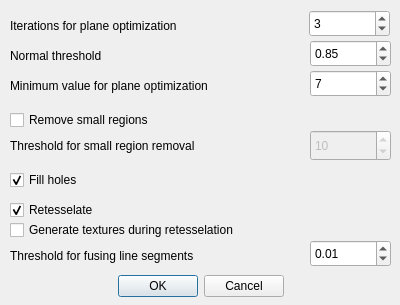
<?xml version="1.0" encoding="UTF-8"?>
<ui version="4.0">
 <class>PlanarOptimizationDialog</class>
 <widget class="QDialog" name="PlanarOptimizationDialog">
  <property name="enabled">
   <bool>true</bool>
  </property>
  <property name="geometry">
   <rect>
    <x>0</x>
    <y>0</y>
    <width>400</width>
    <height>305</height>
   </rect>
  </property>
  <property name="windowTitle">
   <string>Planar Optimization</string>
  </property>
  <widget class="QDialogButtonBox" name="buttonBox">
   <property name="geometry">
    <rect>
     <x>30</x>
     <y>270</y>
     <width>341</width>
     <height>32</height>
    </rect>
   </property>
   <property name="orientation">
    <enum>Qt::Horizontal</enum>
   </property>
   <property name="standardButtons">
    <set>QDialogButtonBox::Cancel|QDialogButtonBox::Ok</set>
   </property>
   <property name="centerButtons">
    <bool>true</bool>
   </property>
  </widget>
  <widget class="QLabel" name="label_pi">
   <property name="geometry">
    <rect>
     <x>10</x>
     <y>10</y>
     <width>221</width>
     <height>31</height>
    </rect>
   </property>
   <property name="text">
    <string>Iterations for plane optimization</string>
   </property>
  </widget>
  <widget class="QSpinBox" name="spinBox_pi">
   <property name="geometry">
    <rect>
     <x>309</x>
     <y>10</y>
     <width>81</width>
     <height>27</height>
    </rect>
   </property>
   <property name="minimum">
    <number>1</number>
   </property>
   <property name="maximum">
    <number>1000</number>
   </property>
   <property name="value">
    <number>3</number>
   </property>
  </widget>
  <widget class="QLabel" name="label_nt">
   <property name="geometry">
    <rect>
     <x>10</x>
     <y>40</y>
     <width>121</width>
     <height>31</height>
    </rect>
   </property>
   <property name="text">
    <string>Normal threshold</string>
   </property>
  </widget>
  <widget class="QDoubleSpinBox" name="doubleSpinBox_nt">
   <property name="geometry">
    <rect>
     <x>310</x>
     <y>40</y>
     <width>81</width>
     <height>27</height>
    </rect>
   </property>
   <property name="singleStep">
    <double>0.010000000000000</double>
   </property>
   <property name="value">
    <double>0.850000000000000</double>
   </property>
  </widget>
  <widget class="QLabel" name="label_mp">
   <property name="geometry">
    <rect>
     <x>10</x>
     <y>70</y>
     <width>261</width>
     <height>31</height>
    </rect>
   </property>
   <property name="text">
    <string>Minimum value for plane optimization</string>
   </property>
  </widget>
  <widget class="QSpinBox" name="spinBox_mp">
   <property name="geometry">
    <rect>
     <x>310</x>
     <y>70</y>
     <width>81</width>
     <height>27</height>
    </rect>
   </property>
   <property name="minimum">
    <number>1</number>
   </property>
   <property name="maximum">
    <number>1000</number>
   </property>
   <property name="value">
    <number>7</number>
   </property>
  </widget>
  <widget class="QCheckBox" name="checkBox_sr">
   <property name="geometry">
    <rect>
     <x>10</x>
     <y>110</y>
     <width>181</width>
     <height>20</height>
    </rect>
   </property>
   <property name="text">
    <string>Remove small regions</string>
   </property>
   <property name="checked">
    <bool>false</bool>
   </property>
  </widget>
  <widget class="QLabel" name="label_sr">
   <property name="geometry">
    <rect>
     <x>10</x>
     <y>130</y>
     <width>241</width>
     <height>31</height>
    </rect>
   </property>
   <property name="text">
    <string>Threshold for small region removal</string>
   </property>
  </widget>
  <widget class="QSpinBox" name="spinBox_sr">
   <property name="enabled">
    <bool>false</bool>
   </property>
   <property name="geometry">
    <rect>
     <x>310</x>
     <y>130</y>
     <width>81</width>
     <height>31</height>
    </rect>
   </property>
   <property name="minimum">
    <number>1</number>
   </property>
   <property name="maximum">
    <number>1000</number>
   </property>
   <property name="value">
    <number>10</number>
   </property>
  </widget>
  <widget class="QCheckBox" name="checkBox_fh">
   <property name="geometry">
    <rect>
     <x>10</x>
     <y>170</y>
     <width>91</width>
     <height>20</height>
    </rect>
   </property>
   <property name="text">
    <string>Fill holes</string>
   </property>
   <property name="checked">
    <bool>true</bool>
   </property>
  </widget>
  <widget class="QCheckBox" name="checkBox_rt">
   <property name="geometry">
    <rect>
     <x>10</x>
     <y>200</y>
     <width>111</width>
     <height>20</height>
    </rect>
   </property>
   <property name="text">
    <string>Retesselate</string>
   </property>
   <property name="checked">
    <bool>true</bool>
   </property>
  </widget>
  <widget class="QCheckBox" name="checkBox_gt">
   <property name="geometry">
    <rect>
     <x>10</x>
     <y>220</y>
     <width>291</width>
     <height>20</height>
    </rect>
   </property>
   <property name="text">
    <string>Generate textures during retesselation</string>
   </property>
  </widget>
  <widget class="QLabel" name="label_ls">
   <property name="geometry">
    <rect>
     <x>10</x>
     <y>240</y>
     <width>241</width>
     <height>31</height>
    </rect>
   </property>
   <property name="text">
    <string>Threshold for fusing line segments</string>
   </property>
  </widget>
  <widget class="QDoubleSpinBox" name="doubleSpinBox_ls">
   <property name="geometry">
    <rect>
     <x>310</x>
     <y>240</y>
     <width>81</width>
     <height>27</height>
    </rect>
   </property>
   <property name="singleStep">
    <double>0.010000000000000</double>
   </property>
   <property name="value">
    <double>0.010000000000000</double>
   </property>
  </widget>
 </widget>
 <resources/>
 <connections>
  <connection>
   <sender>buttonBox</sender>
   <signal>accepted()</signal>
   <receiver>PlanarOptimizationDialog</receiver>
   <slot>accept()</slot>
   <hints>
    <hint type="sourcelabel">
     <x>248</x>
     <y>254</y>
    </hint>
    <hint type="destinationlabel">
     <x>157</x>
     <y>274</y>
    </hint>
   </hints>
  </connection>
  <connection>
   <sender>buttonBox</sender>
   <signal>rejected()</signal>
   <receiver>PlanarOptimizationDialog</receiver>
   <slot>reject()</slot>
   <hints>
    <hint type="sourcelabel">
     <x>316</x>
     <y>260</y>
    </hint>
    <hint type="destinationlabel">
     <x>286</x>
     <y>274</y>
    </hint>
   </hints>
  </connection>
 </connections>
</ui>
